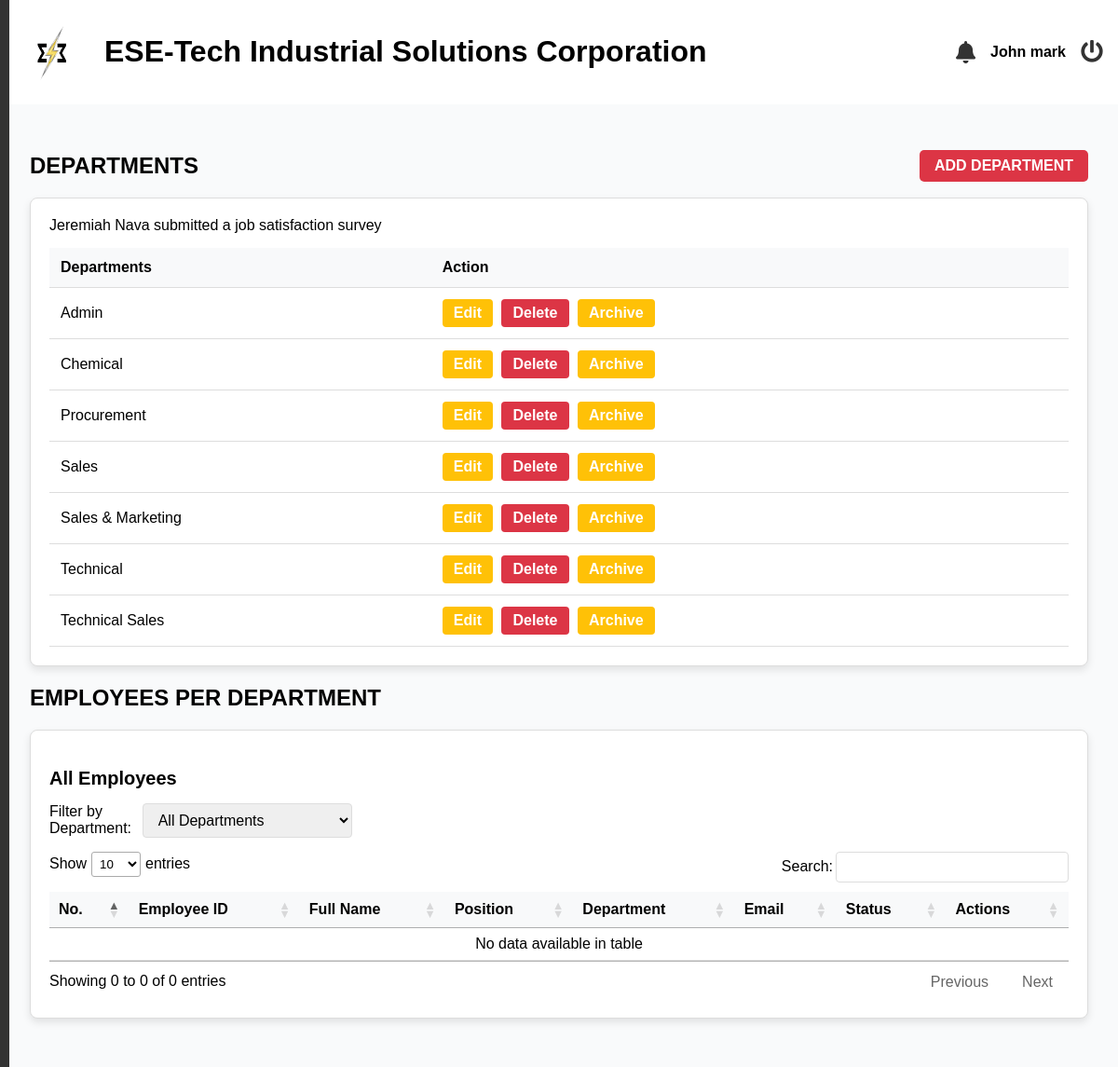
The app's page /admin/department.php (signed in) with its own data.
### tables this page shows
CREATE TABLE `departments` (
  `id` int(11) NOT NULL,
  `dept_name` varchar(50) NOT NULL,
  `colors` varchar(32) NOT NULL,
  `is_archived` tinyint(1) NOT NULL
);

### admin/department.php (the view, shortened to what this page needs)
<?php
    $selected_dept = isset($_GET['department']) ? $_GET['department'] : '';
    include('header.php');
?>
<?php include('includes/sideBar.php'); ?>
<link rel="stylesheet" href="https://cdn.datatables.net/1.13.5/css/jquery.dataTables.min.css" />
<main class="main-content">
    <section id="dashboard">
        <div class="department-and-button">
            <h2 class="text-2xl font-bold mb-6">DEPARTMENTS</h2>
            <a href="#" id="add-dept-btn" class="btn btn-danger">ADD DEPARTMENT</a>
        </div>
        <div class="card">
        <?php if(!empty($message)) echo $message; ?>
        <table>
            <thead>
                <tr>
                    <th>Departments</th>
                    <th>Action</th>
                </tr>
            </thead>
            <tbody>
                <?php
                    $deptSql = "SELECT * FROM departments ORDER BY dept_name ASC";
                    $deptResult = mysqli_query($conn, $deptSql);
                    if ($deptResult) {
                        while ($row = mysqli_fetch_assoc($deptResult)) {
                ?>
                <tr>
                    <td class="dept-name"><?php echo $row['dept_name']; ?></td>
                    <td class="action-buttons">
                        <form method="POST" style="display:inline;">
                            <?php echo $row['is_archived'] == 0
                            ? "<button class='btn btn-warning' onclick='editDepartment(" . $row['id'] . ", \"" . $row['dept_name'] . "\"); return false;'>Edit</button>
                                <button name='delete_dept' class='btn btn-danger' onclick='return confirm(\"Are you sure you want to delete this department?\");'>Delete</button>
                                <button name='archive_name' class='btn btn-warning'>Archive</button>"
                            : "<button class='btn btn-warning' onclick='editDepartment(" . $row['id'] . ", \"" . $row['dept_name'] . "\"); return false;'>Edit</button>
                                <button name='delete_dept' class='btn btn-danger' onclick='return confirm(\"Are you sure you want to delete this department?\");'>Delete</button>
                                <button name='restore_name' class='btn btn-restore'>Restore</button>";
                            ?>
                        </form>
                    </td>
                </tr>
                <?php
                        }
                    }
                ?>
            </tbody>
        </table>
    </div>
        <h2 class="text-2xl font-bold mb-6">EMPLOYEES PER DEPARTMENT</h2>
        <div class="card">
            <div class="card-header">
                <h3><?php echo empty($selected_dept) ? 'All Employees' : $selected_dept . ' Department Employees'; ?></h3>
                <form method="GET" class="form-inline justify-content-between align-items-center">
                        <label for="department">Filter by Department:</label>
                        <select name="department" class="form-control" onchange="this.form.submit()">
                            <option value="">All Departments</option>
                        </select>
                </form>
            </div>
            <div class="card-body">
                <table id="myTable" class="employee-table">
                    <thead>
                        <tr>
                            <th>No.</th>
                            <th>Employee ID</th>
                            <th>Full Name</th>
                            <th>Position</th>
                            <th>Department</th>
                            <th>Email</th>
                            <th>Status</th>
                            <th>Actions</th>
                        </tr>
                    </thead>
                    <tbody>
                    </tbody>
                </table>
            </div>
        </div>
    </section>
</main>
<?php include('footer.php'); ?>

### admin/css/styles.css (style rules this page uses)
* { text-decoration: none; }
body { font-family: Arial, sans-serif; margin: 0; padding: 0; background-color: #f0f0f0; }
.main-content { flex-grow: 1; padding: 2rem; background-color: #f9fafb; }
.card { border: 1px solid #ddd; border-radius: 8px; margin-bottom: 20px; padding: 20px; background-color: #fff; box-shadow: 0 4px 8px rgba(0, 0, 0, 0.1); }
.card-header h3 { font-size: 20px; font-weight: bold; margin-bottom: 15px; }
.form-control, select, textarea { width: 100%; padding: 8px; border-radius: 5px; border: 1px solid #ccc; box-sizing: border-box; }
table { width: 100%; border-collapse: collapse; margin-top: 15px; }
table th, table td { padding: 12px; border-bottom: 1px solid #ddd; text-align: left; }
table th { background-color: #f8f9fa; font-weight: bold; }
.action-buttons .btn { padding: 6px 12px; border-radius: 4px; color: #fff; background-color: #007bff; text-decoration: none; font-weight: bold; margin-right: 5px; }
.btn-warning { background-color: #ffc107 !important; }
.btn-danger { background-color: #dc3545 !important; }
form[method="GET"] { display: flex; justify-content: flex-end; margin-bottom: 15px; }
.form-control, .form-control:focus, select.form-control, textarea.form-control { width: 100%; font-size: 1rem; border: 1px solid #ddd; border-radius: 4px; }
select.form-control, textarea.form-control { resize: vertical; }
.form-control { width: 100%; padding: 0.5rem 0.75rem; border: 1px solid #d1d5db; border-radius: 0.375rem; font-size: 0.875rem; transition: border-color 0.15s ease-in-out; }
.btn { padding: 10px 20px; font-size: 16px; border: none; cursor: pointer; border-radius: 5px; }
.btn-danger { background-color: #dc3545; color: #fff; transition: background-color 0.3s; }
.card-header { display: flex; flex-direction: column; justify-content: space-between; align-items: start; }
.performance-and-button, .department-and-button { display: flex; align-items: center; justify-content: space-between; }
.btn { padding: 8px 16px; border-radius: 5px; background-color: #007bff; color: white; border: none; cursor: pointer; font-weight: 600; }

### admin/header.php (style rules this page uses)
body { font-family: Arial, sans-serif; background-color: #f4f7fc; margin: 0; }

### records on screen
departments: dept_name "Admin"
departments: dept_name "Chemical"
departments: dept_name "Procurement"
departments: dept_name "Sales"
departments: dept_name "Sales & Marketing"
departments: dept_name "Technical"
departments: dept_name "Technical Sales"

### other values on screen
$_SESSION['fullname'] "John mark"
$message "Jeremiah Nava submitted a job satisfaction survey"
